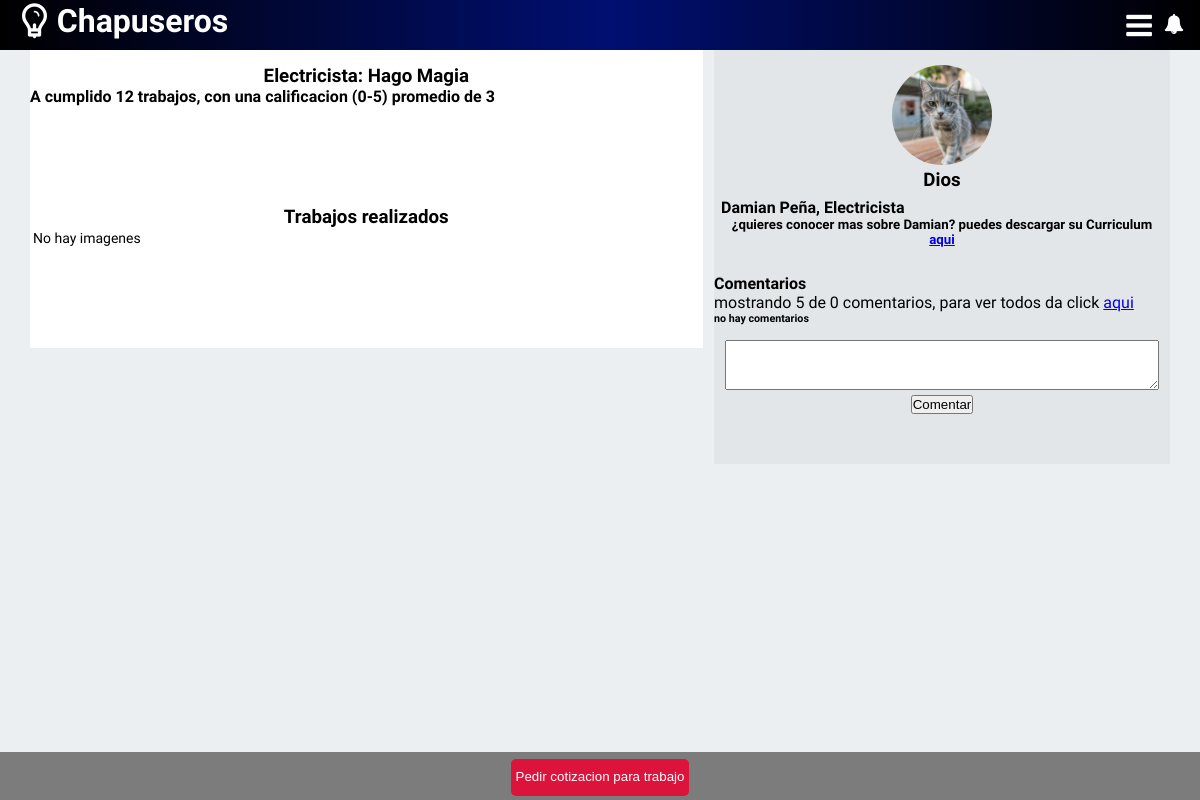
/perfil.php?idV=1 (signed in), run on the app's committed database.
### tables this page shows
create table vend (
	
    idV int auto_increment primary key,
    idC varchar(13),
    foreign key (idC) references usuariosCliente(dpi),
    oficio varchar(100),
    descrip varchar(200),
    cv varchar(50),
    trabajosRealizados int,
    rating int,
    avatar varchar(50)

);

create table usuariosCliente (

	nombres varchar(50),
    apellidos varchar(50),
    nombreUsuario varchar(10),
    contra varchar(16),
    correo varchar(75), 
    dpi varchar(13)primary key,
    telefono varchar(8),
    departamento varchar(100),
    municipio varchar(100),
    fechaNac date

);

### perfil.php (the view, shortened to what this page needs)
<?php
	include 'conexion.php';
	$idV = $_GET["idV"];
?>
<!DOCTYPE html>
<html lang="en">
<head>
	<link rel="stylesheet" href="css/estilo6.css">
</head>
<body>
	<header>
		  <?php include 'Encabezado2.php'; ?>
	</header>
	<main>
	<div id="contenedor-general">
		<div id="contenedor-principal">
			<?php
				$sql1 = mysql_query("SELECT * from vend where idV ='$idV'", $cn);
				$oficio = mysql_result($sql1, 0, 2);
				$descripcion = mysql_result($sql1, 0, 3);
				$Ntrabajos = mysql_result($sql1, 0, 5);
				$rating = mysql_result($sql1, 0, 6);
				$avatar = mysql_result($sql1, 0, 7);
				$idC = mysql_result($sql1, 0,1);
				$idV = mysql_result($sql1, 0,0);
				$sql2 = mysql_query("SELECT * FROM usuariosCliente where dpi = '$idC' ", $cn);
				$nombreUsuario = mysql_result($sql2, 0, 2);
				$nombre = mysql_result($sql2, 0, 0);
				$apellido = mysql_result($sql2, 0, 1);
			?>
			<h3 class="center"> <?php echo $oficio.": " . $descripcion;  ?></h3>
			<h4>A cumplido <?php echo $Ntrabajos . " trabajos, con una calificacion (0-5) promedio de " . $rating; ?></h4>
			<div id="imagenes">
				<h3>Trabajos realizados</h3>
				<?php
				$consultaAUX = mysql_query("SELECT * from trabajosRealizados where idV = '$idV'", $cn);
				$numConsultaAux = mysql_num_rows($consultaAUX);
				$consulta = mysql_query("SELECT * from trabajosRealizados where idV = '$idV' order by idImagen desc limit 0, 3", $cn);
				$numRows = mysql_num_rows($consulta);
				if ($numRows > 0) {
				for ($i=0; $i < $numRows; $i++) {  $imagen = mysql_result($consulta, $i, "imagen");	$descripcionImg = mysql_result($consulta, $i, "descripcion") ?>
				<img src="files/img/trabajos/<?php echo $imagen ?>" >
				<h4 id="descrip2">Descripcion: <?php echo $descripcionImg; ?></h4>
		<?php }
		echo "<h5> mostrando 3 imagenes de las " . $numConsultaAux . " disponibles, si quieres ver todas da click <a href='mostrarTodasIMG.php?idV=$idV' > aqui </a> </h5>" ;
	}else{
			echo "<h4 id='descrip2'> No hay imagenes</h4>";
		} ?>
			</div>
		</div>
		<div id="contenedor-lado">
			<div id="perfil" >
				<img src="files/img/<?php echo $avatar ?>" >
				<h3> <?php echo $nombreUsuario; ?></h3>
			</div>
			<div id="info">
				<h4><?php echo $nombre. " " . $apellido . ", " . $oficio; ?></h4>
				<h5 class="center">¿quieres conocer mas sobre <?php echo " ".$nombre; ?>? puedes descargar su Curriculum <a href="descarga.php?idV=<?php echo $idV; ?>"> aqui</a></h5>
			</div>
			<div id="comentarios">
				<div id="mostrandoComentarios">
					<h4 id="titulo10">Comentarios </h4>
					<?php
				$sqlComentarios = mysql_query("SELECT * from comentario where idV='$idV' ", $cn);
					$numComentarios = mysql_num_rows($sqlComentarios);
					echo "<p> mostrando 5 de ". $numComentarios. " comentarios, para ver todos da click <a href='mostrarTodosComentarios.php?idV=$idV'> aqui </a> </p>";
					if ($numComentarios <= 0) {
						echo "<h6> no hay comentarios </h6>";
					}else{
						$sqlAux1 = mysql_query("SELECT * FROM comentario where idV = '$idV' order by idComentario desc limit 0,5", $cn);
						$numAux = mysql_num_rows($sqlAux1);
						for ($k=0; $k < $numAux; $k++) {
						$idAuxCliente = mysql_result($sqlAux1, $k, "idC");
						$sqlAux2 = mysql_query("SELECT * from usuariosCliente where dpi = '$idAuxCliente' ", $cn);
						$nombreAux = mysql_result($sqlAux2, 0, "nombreUsuario");
						$comentarioAux = mysql_result($sqlAux1, $k, "comentario");
						echo "<br>";
						?>
						<p class="comentarioP" id="nombreComentario"> <?php echo $nombreAux; ?></p>
						<p class="comentarioP" id="comentarioComentario"><?php echo "   " .$comentarioAux; ?></p>
					<?php }} ?>
				</div>
				<form name="form1" method="post" action="">
					<center>
						<p>
							<textarea  name="comentario"  id="cajaComentarios"></textarea>
						</p>
						<p id="btnComentar">
							<input  type="submit" value="Comentar" name="btnComentar">
						</p>
					</center>
				</form>
			</div>
		</div>
	</div>
	</main>
	<footer>
		<div id="pie">
			<button id="peticion">
				<a href="peticion.php?idV=<?php echo $idV; ?>">Pedir cotizacion para trabajo</a>
			</button>
		</div>
	</footer>
</body>
</html>

### css/estilo6.css (style rules this page uses)
* { margin: 0; padding: 0; }
body { font-family: 'Fjalla One', sans-serif; background: #eceff1; }
#contenedor-general { width: 95%; height: auto; margin: auto; position: relative; }
#contenedor-principal { width: 59%; height: auto; padding-top: 65px; background: #fff; float: left; }
#contenedor-lado { width: 40%; height: auto; padding-top: 65px; background: #e3e6e9; float: right; margin-bottom: 100px; }
#perfil { text-align: center; }
#info { padding: 7px; }
#perfil img { width: 100px; height: 100px; border-radius: 50%; }
.center { text-align: center; }
footer { width: 100%; bottom: 0; position: fixed; background: #7C7C7C; text-align: center; line-height: 3; }
#peticion { padding: 5px; line-height: 2; background: crimson; border: none; border-radius: 5px; }
#peticion a { color: #fff; text-decoration: none; }
#imagenes { background: #fff; margin-top: 100px; margin-bottom: 100px; text-align: center; }
#descrip2 { padding: 3px; line-height: 1; text-align: left; font-weight: 1; margin-bottom: 50px; font-size: 14px; }
#cajaComentarios { width: 95%; height: 50px; min-height: 50px; min-width: 95%; max-width: 95%; max-height: 50px; }
#mostrandoComentarios { margin-bottom: 15px; }
#titulo10 { margin-top: 20px; }
#btnComentar { margin-bottom: 50px; }

### css/estilo1.css (style rules this page uses)
* { margin: 0; padding: 0; box-sizing: border-box; }
body { font-family: 'Fjalla One', sans-serif; background-attachment:fixed; }
header { width: 100%; height: 50px; background: rgba(0,0,0,1); background: -moz-linear-gradient(left, rgba(0,0,0,1) 0%, rgba(0,15,112,1) 50%, rgba(0,15,112,1) 51%, rgba(0,0,0,1) 100%); background: -webkit-gradient(left top, right top, color-stop(0%, rgba(0,0,0,1)), color-stop(50%, rgba(0,15,112,1)), color-stop(51%, rgba(0,15,112,1)), color-stop(100%, rgba(0,0,0,1))); background: -webkit-linear-gradient(left, rgba(0,0,0,1) 0%, rgba(0,15,112,1) 50%, rgba(0,15,112,1) 51%, rgba(0,0,0,1) 100%); background: -o-linear-gradient(left, rgba(0,0,0,1) 0%, rgba(0,15,112,1) 50%, rgba(0,15,112,1) 51%, rgba(0,0,0,1) 100%); background: -ms-linear-gradient(left, rgba(0,0,0,1) 0%, rgba(0,15,112,1) 50%, rgba(0,15,112,1) 51%, rgba(0,0,0,1) 100%); background: linear-gradient(to right, rgba(0,0,0,1) 0%, rgba(0,15,112,1) 50%, rgba(0,15,112,1) 51%, rgba(0,0,0,1) 100%); filter: progid:DXImageTransform.Microsoft.gradient( startColorstr='#000000', endColorstr='#000000', GradientType=1 ); color: white; padding-top: 2px; position: fixed; top: 0; left: 0; z-index: 100; }

### data on the page
vend: oficio "Electricista", descrip "Hago Magia", trabajosRealizados "12", rating "3", avatar (placeholder picture)
usuarioscliente: nombreUsuario "Dios", nombres "Damian", apellidos "Peña"

### other printed values
$numComentarios "0"
